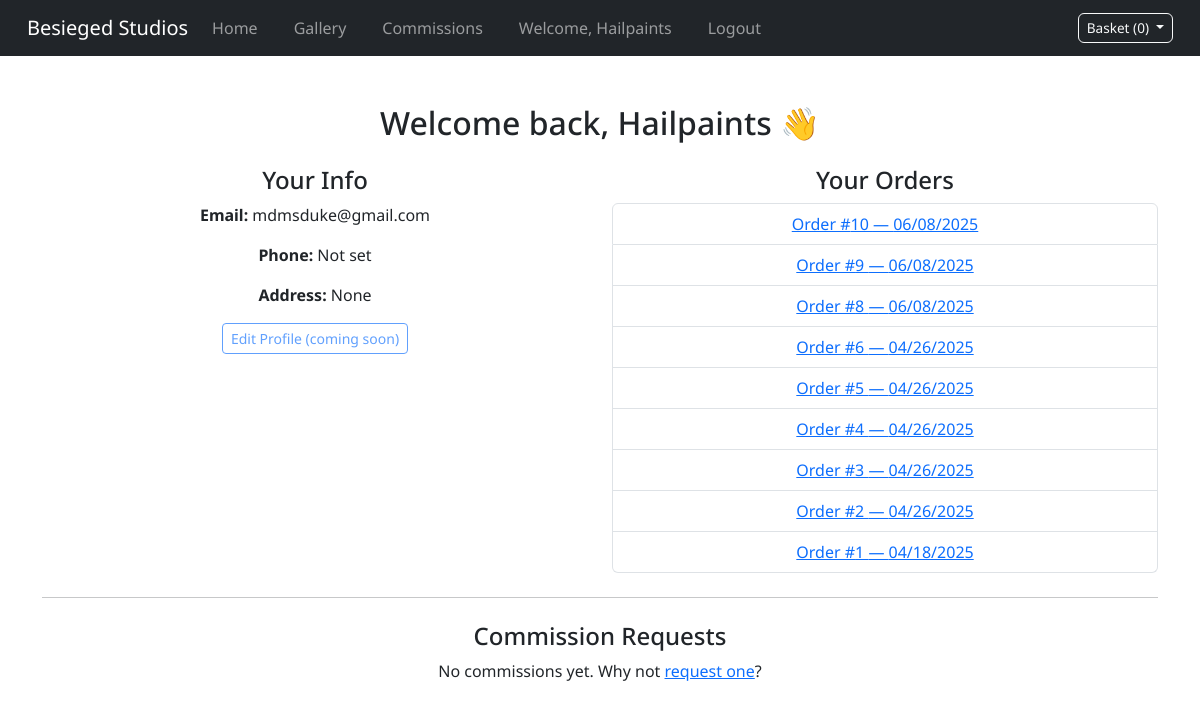
Page /dashboard/ (signed in) on the earlier database version.
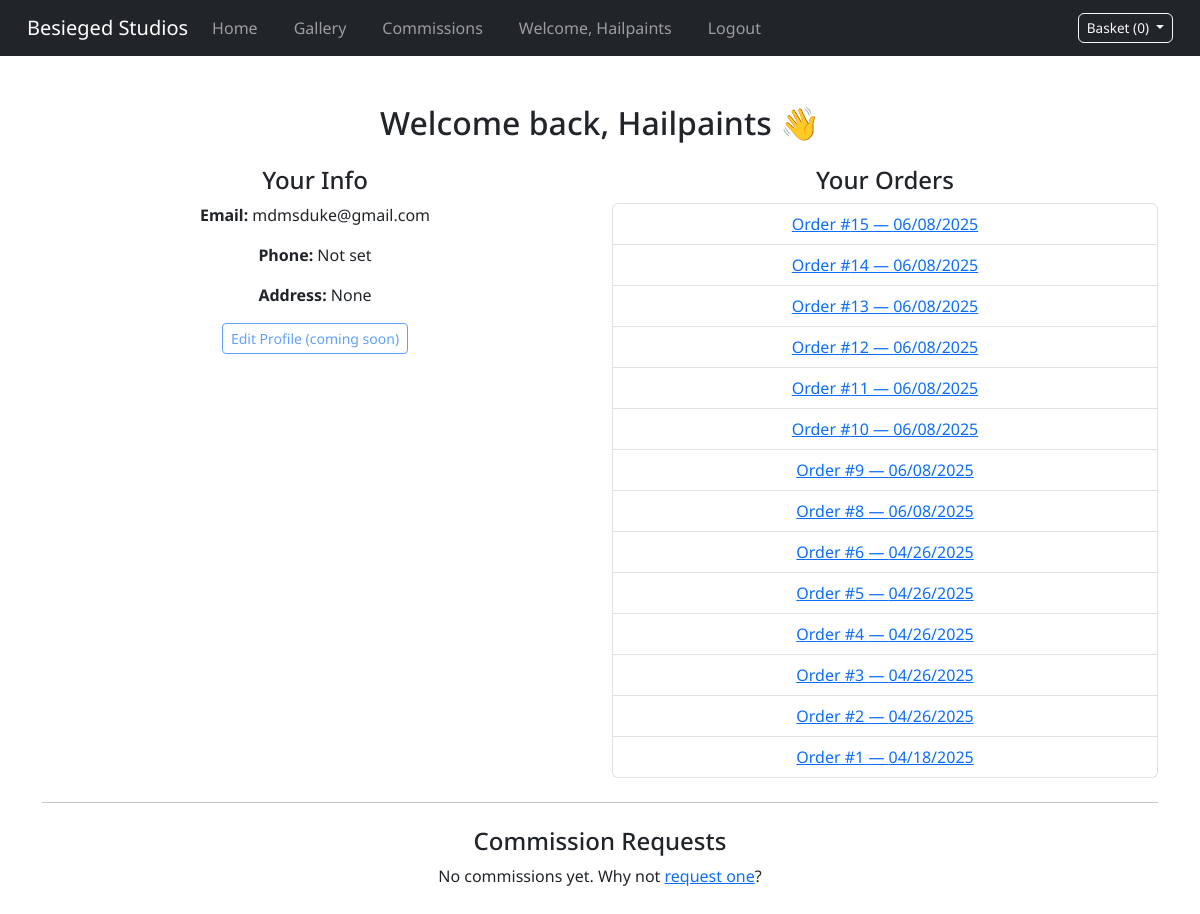
Same page on the later database version.
### accounts/models.py (models this page shows, shortened)
class UserProfile(models.Model):
    user = models.OneToOneField(User, on_delete=models.CASCADE)
    phone_number = models.CharField(max_length=15, blank=True, null=True)
    address = models.TextField(blank=True, null=True)

### checkout/models.py (models this page shows, shortened)
class Order(models.Model):
    user = models.ForeignKey(User, on_delete=models.SET_NULL, null=True, blank=True)
    stripe_session_id = models.CharField(max_length=255)
    full_name = models.CharField(max_length=255)
    email = models.EmailField()
    address = models.TextField()
    created_at = models.DateTimeField(auto_now_add=True)
    paid = models.BooleanField(default=False)

### dashboard/views.py (the view)
# urls.py: path('dashboard/', include('dashboard.urls')),
@login_required
def dashboard(request):
    profile = getattr(request.user, "userprofile", None)
    orders = Order.objects.filter(user=request.user).order_by('-created_at')
    commissions = CommissionQuote.objects.filter(user=request.user).order_by('-created_at')
    print("Commssions: ", commissions)
    context = {
        "profile": profile,
        "orders": orders,
        "commissions": commissions,
    }
    return render(request, 'dashboard/dashboard.html', context)

### basket/context_processors.py (called while the page is built, shortened)
def basket_context(request):
    basket = request.session.get("basket", {})
    basket_items = []
    return {
        "basket_count": sum(item["quantity"] for item in basket_items),
        "basket_items": basket_items,
    }

### dashboard/templates/dashboard/dashboard.html (shortened to what this page needs)
{% extends "base.html" %}
{% block content %}
<div class="container my-5">
    <h2 class="mb-4">Welcome back, {{ user.username }} 👋</h2>
    <div class="row">
        <div class="col-md-6">
            <h4>Your Info</h4>
            <p><strong>Email:</strong> {{ user.email }}</p>
            <p><strong>Phone:</strong> {{ profile.phone_number|default:"Not set" }}</p>
            <p><strong>Address:</strong> {{ profile.address|linebreaksbr|default:"Not set" }}</p>
            <a href="#" class="btn btn-sm btn-outline-primary disabled">Edit Profile (coming soon)</a>
        </div>
        <div class="col-md-6">
            <h4>Your Orders</h4>
            {% if orders %}
                <ul class="list-group">
                    {% for order in orders %}
                        <li class="list-group-item">
                            <a href="{% url 'order_detail' order.id %}">
                                Order #{{ order.id }} — {{ order.created_at|date:"SHORT_DATE_FORMAT" }}
                            </a>
                        </li>
                    {% endfor %}
                </ul>
            {% else %}
                <p>You haven’t placed any orders yet.</p>
            {% endif %}
        </div>
    </div>
    <hr class="my-4">
    <div>
        <h4>Commission Requests</h4>
        {% if commissions %}
            <ul class="list-group">
                {% for commission in commissions %}
                    <li class="list-group-item">
                        <a href="{% url 'commissions:commissions_detail' commission.id %}">
                            Request #{{ commission.id }} — Status: {{ commission.status }}
                        </a>
                    </li>
                {% endfor %}
            </ul>
        {% else %}
            <p>No commissions yet. Why not <a href="{% url 'commissions:smart_commission_redirect' %}">request one</a>?</p>
        {% endif %}
    </div>
</div>
{% endblock %}

### templates/base.html (shortened to what this page needs)
{% load static %}
<!DOCTYPE html>
<html lang="en">
<head>
    <link href="https://cdn.jsdelivr.net/npm/bootstrap@5.3.0/dist/css/bootstrap.min.css" rel="stylesheet">
    <link rel="stylesheet" href="{% static 'css/base.css' %}">
</head>
<body>
    <nav class="navbar navbar-expand-lg navbar-dark bg-dark">
        <div class="container-fluid">
            <a class="navbar-brand" href="{% url 'home' %}">Besieged Studios</a>
            <div class="collapse navbar-collapse" id="navbarNav">
                <ul class="navbar-nav">
                    <li class="nav-item"><a class="nav-link" href="{% url 'home' %}">Home</a></li>
                    <li class="nav-item"><a class="nav-link" href="{% url 'gallery:gallery' %}">Gallery</a></li>
                    <li class="nav-item">
                        {% if user.is_authenticated %}
                            <a class="nav-link" href="{% url 'commissions:smart_commission_redirect' %}">Commissions</a>
                        {% else %}
                            <a class="nav-link" href="{% url 'account_login' %}?next={% url 'commissions:create_commission' %}">Commissions</a>
                        {% endif %}
                    </li>
                </ul>
                <ul class="navbar-nav">
                    {% if user.is_authenticated %}
                        <li class="nav-item">
                            <a class="nav-link" href="{% url 'dashboard' %}">
                                {% if user.userprofile %}
                                    Welcome, {{ user.userprofile.user.username }}
                                {% else %}
                                    Welcome, {{ user.username }}
                                {% endif %}
                            </a>
                        </li>
                        <li class="nav-item">
                            <a class="nav-link" href="{% url 'account_logout' %}">Logout</a>
                        </li>
                    {% endif %}
                </ul>
            </div>
            <div id="basket-preview" class="dropdown">
                <button class="btn btn-outline-light dropdown-toggle" type="button" id="basketDropdown" data-bs-toggle="dropdown" aria-expanded="false">
                    Basket ({{ basket_items|length }})
                </button>
            </div>
        </div>
    </nav>
    <div class="content">
        {% block content %}{% endblock %}
    </div>
</body>
</html>

### basket/templates/basket/_basket_dropdown.html (shortened to what this page needs)
{% load static %}

### static/css/base.css (style rules this page uses)
body { font-family: "Noto Sans", sans-serif; }
nav ul { list-style-type: none; padding: 0; }
nav ul li { display: inline; margin-right: 20px; }
nav ul li a { text-decoration: none; color: blue; }
.content { margin-top: 20px; }
.container { text-align: center; margin-top: 50px; }
.navbar { padding-left: 15px; padding-right: 15px; }
#basket-preview .btn { white-space: nowrap; font-size: 0.85rem; padding: 4px 8px; }

Differences in the rows shown:
added Order: id "15", created_at "06/08/2025"
added Order: id "14", created_at "06/08/2025"
added Order: id "13", created_at "06/08/2025"
added Order: id "12", created_at "06/08/2025"
added Order: id "11", created_at "06/08/2025"
